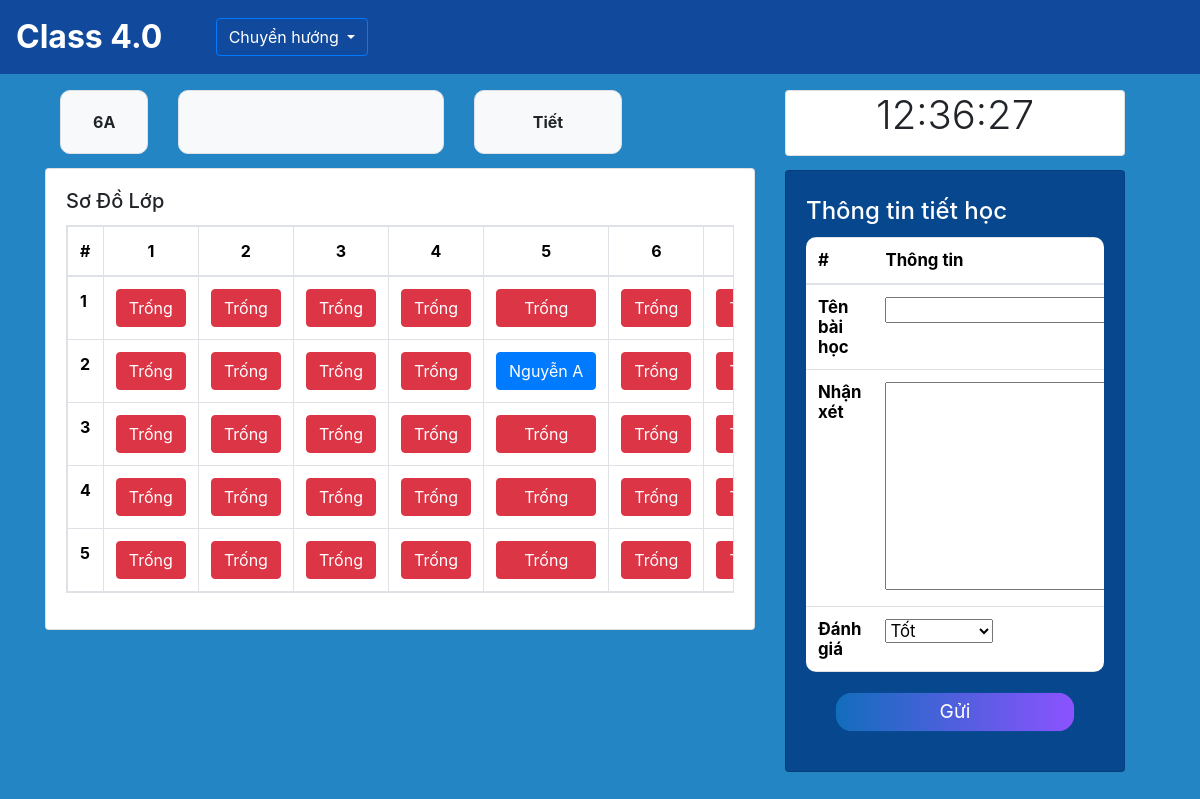
The app's page /home/6A/ with its own data.
### SM/models.py (models this page shows, shortened)
class Classroom(models.Model):
    name = models.CharField(primary_key=True,max_length=10)
    manager = models.ForeignKey('app_User.Teacher', on_delete=models.CASCADE,related_name='classroom') # 1 lớp chỉ có 1 giáo viên và ngược lại

class Student(models.Model):
    id = models.IntegerField(primary_key=True)
    name = models.CharField(max_length=100,blank=False, null=False)
    classroom = models.ForeignKey(Classroom, on_delete=models.CASCADE, related_name='student') # cho phép classroom truy vấn được các student của mình

### CM/models.py (models this page shows, shortened)
class Seat(models.Model):
    classroom = models.ForeignKey(Classroom, on_delete=models.CASCADE, related_name='seats')
    student = models.ForeignKey(Student, on_delete=models.SET_NULL, null=True, blank=True,related_name='seat')
    row = models.PositiveIntegerField()
    column = models.PositiveIntegerField()
    class Meta:
        unique_together = [['classroom', 'row', 'column']]

### CM/views.py (the view)
# urls.py: path('<str:classroom>/', views.classroom, name= 'classroom'),
def classroom(request, classroom):
    classroom = get_object_or_404(Classroom, name=classroom) # đưa vào add lesson
    seats = classroom.seats.all().order_by('row', 'column') # đưa vào add lesson
    now_schedule = get_nowschedule(classroom=classroom)
    now = datetime.now()
    day_number = datetime.now().weekday()
    day_name = day_names[day_number]
    teacher = teacher = request.user
    if request.method == 'POST':
        form_addlesson = LessonForm(request.POST, teacher=teacher)
        if form_addlesson.is_valid():
            if now_schedule:
                lesson = form_addlesson.save(commit=False)
                lesson.classroom = classroom
                lesson.subject = now_schedule.subject
                lesson.save()
                messages.success(request, 'Thành công!')
                return HttpResponseRedirect(request.path_info)
            else:
                messages.error(request, 'Hiện không trong giờ dạy')
                return HttpResponseRedirect(request.path_info)
    else:
        form_addlesson = LessonForm(teacher=teacher)
    context = {
        'rows': range(1, 6),
        'columns': range(1, 9),
        'classroom': classroom,
        'seats':seats,
        'now':now,
        'now_schedule':now_schedule,
        'day_of_week':day_name,
        'form_addlesson': form_addlesson,
    }
    return render(request, 'classroom.html', context)

### CM/forms.py (shortened to what this page needs)
class LessonForm(forms.ModelForm):
    class Meta:
        model = Lessons
        fields = ['name', 'comment', 'grade']
    def __init__(self, *args, **kwargs):
        self.teacher = kwargs.pop('teacher', None)
        super(LessonForm, self).__init__(*args, **kwargs)

### CM/views.py (called while the page is built)
def get_nowschedule(classroom):
    dayofweek = datetime.now().weekday()
    now = datetime.now()
    period = LessonTime.objects.filter(start_time__lte=now, end_time__gte=now).first()
    schedule = Schedule.objects.filter(classroom=classroom,dayofweek=dayofweek, period=period).first()
    if schedule:
        return schedule
    else:
        return None

### CM/templates/classroom.html (shortened to what this page needs)
{% extends "base.html" %}
{% load static %}
{% block Nav %}
<div class="dropdown">
    <button type="button" class="btn btn-outline-primary text-white dropdown-toggle" data-bs-toggle="dropdown">
        Chuyển hướng
    </button>
</div>
{% endblock Nav %}
{% block content %}
  <div class="container-fluid" style="margin-top: 5%; ">
    <div class="container-fluid row">
      <div class="col-8">
        <div style="  margin-bottom: 10px" class="row">
          <div class="container" style="margin-top: 10px">
            <div class="row">
              <div class="col">
                <div class="container overflow-hidden">
                  <div class="row">
                    <div class="col-2">
                      <div class="p-3 border bg-light text-center d-flex align-items-center justify-content-center font-weight-bold" style="border-radius: 10px; height: 4rem">{{ classroom.name }}</div>
                    </div>
                    <div class="col-5">
                      <div class="p-3 border bg-light text-center d-flex align-items-center justify-content-center font-weight-bold" style="border-radius: 10px; height: 4rem">{{now_schedule.subject.name}}</div>
                    </div>
                    <div class="col-3">
                        <div class="p-3 border bg-light text-center d-flex align-items-center justify-content-center font-weight-bold" style="border-radius: 10px; height: 4rem">Tiết {{now_schedule.period.period}}</div>
                      </div>
                  </div>
                </div>
              </div>
            </div>
          </div>
        </div>
        <div class="card" style="margin-top: 2%; margin-bottom: 1%">
          <div class="card-body">
            <h5 class="card-title">Sơ Đồ Lớp</h5>
            <div style="margin-top: 2% margin-bottom: 2%">
              <table class="table table-bordered table-responsive">
                <thead>
                    <tr>
                        <th>#</th>
                        {% for column in columns %}
                        <th class="text-center">{{ column }}</th>
                        {% endfor %}
                    </tr>
                </thead>
                <tbody>
                    {% for row in rows %}
                    <tr>
                        <th>{{ row }}</th>
                        {% for column in columns %}
                        <td>
                          {% for seat in seats %}
                              {% if seat.row == row and seat.column == column %}
                                  {% if not seat.student %}
                                    <div class="d-flex justify-content-center">
                                      <button class="btn btn-danger text-white" style="width:100%">Trống</button>
                                    </div>
                                  {% else %}
                                  <div class="d-flex justify-content-center">
                                    <a class="btn btn-primary text-white text-truncate" href="{% url 'details' classroom.name seat.student.id %}" style="width:100%">{{ seat.student.name }}</a>
                                  </div>
                                  {% endif %}
                              {% endif %}
                          {% endfor %}
                        </td>
                        {% endfor %}
                    </tr>
                    {% endfor %}
                </tbody>
            </table>
            </div>
          </div>
        </div>
      </div>
      <div class="col-4">
        <div class="card" style="margin-top: 10px">
          <div class="card-body d-flex justify-content-center align-items-center" style="height: 4rem">
            <p class="display-6" id="clock"></p>
          </div>
        </div>
        <div class="card display-5" style="margin-top: 4%;margin-bottom:5%; background-color: #07478D">
          <div class="card-body row" style="height: 5%">
            <div class="col-12">
              <form method="POST" style="margin-bottom: 5%">
                <h2 class="card-title text-white" style="margin-top: 2%;font-size:0.5em">Thông tin tiết học</h2>
                <table class="table table-responsive" method="post" style="font-size:0.35em; border-radius: 10px;">
                  <thead>
                    <tr>
                        <th scope="col">#</th>
                        <th scope="col">Thông tin</th>
                    </tr>
                  </thead>
                  <tbody>
                    <tr>
                        <th scope="row">Tên bài học</th>
                        <td>
                            {{form_addlesson.name }}
                        </td>
                    </tr>
                    <tr>
                      <th scope="row">Nhận xét</th>
                      <td>
                          {{form_addlesson.comment }}
                      </td>
                    </tr>
                    <tr>
                      <th scope="row">Đánh giá</th>
                      <td>
                          {{form_addlesson.grade }}
                      </td>
                    </tr>
                  </tbody>
                </table>
                <button type="submit" class="btn btn-primary" style="transform: scale(0.8); width:100%;margin-left: auto; margin-right: auto; display: block; font-size: 0.5em; border-radius: 20px; background-image: linear-gradient(to right, #126DBC, #8C52FF);border: none;">Gửi</button>
              </form>
            </div>
          </div>
        </div>
      </div>
    </div>
</div>
 {% endblock content %}

### templates/base.html (style rules this page uses)
body { margin: 0; padding: 0; height: 100vh; width: 100vw; overflow-x: hidden; }

### records on screen
Classroom: name "6A"
Seat: row "Trống"
Seat: row "Trống"
Seat: row "Trống"
Seat: row "Trống"
Seat: row "Trống"
Seat: row "Trống"
Seat: row "Trống"
Seat: row "Trống"
Seat: row "Trống"
Seat: row "Trống"
Seat: student.name "Nguyễn A"
Seat: row "Trống"
Seat: row "Trống"
Seat: row "Trống"
Seat: row "Trống"
Seat: row "Trống"
Seat: row "Trống"
Seat: row "Trống"
Seat: row "Trống"
Seat: row "Trống"
Seat: row "Trống"
Seat: row "Trống"
Seat: row "Trống"
Seat: row "Trống"
Seat: row "Trống"
Seat: row "Trống"
Seat: row "Trống"
Seat: row "Trống"
Seat: row "Trống"
Seat: row "Trống"

### other values on screen
{{ column }} "1" "2" "3" "4" "5" "6"
{{ row }} "1" "2" "3" "4" "5"
